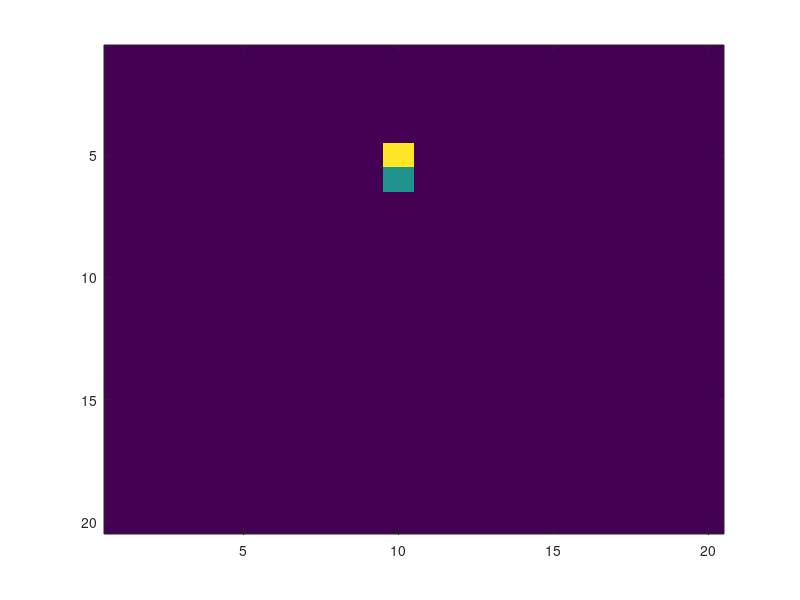

Reproduce this figure in MATLAB. (Note: this script raises an error after producing the figure.)
%snark game;
function snark ()

%Size of the 'playing field'      
max_x = 20;
max_y = 20;
grid = zeros(max_x,max_y);

%Starting position.
x = 5;
y = 10;
grid(x,y) = 1;

length = 1;     %length of snake
positionX = zeros(length);  %array holds all the coordinates
positionY = zeros(length);  %  of the snake's body elements
positionX(1) = x;
positionY(1) = y;

%Position of the food.
x_f = x;
y_f = y;
getNewFood()

justGotFoodFlag = 0;
gameover = 0;

h_fig = figure;

set(h_fig,'menubar','none');
set(h_fig,'CurrentObject',imagesc(grid));
set(h_fig,'KeyPressFcn',@keyPress);
                                                                                                                                                                    
    %Called for any key press.
    function keyPress (~,evt)
        youGottaMove(evt.Key);
        
        while(~gameover)
            pause(0.1);
            youGottaMove(evt.Key);
        end
    end
   
    %Called after a keypress or after timedelay
    function youGottaMove(mov)
        makeMovement(mov);
        
        if ~gameover    
            checkBody();
            if ~gameover
                justGotFoodFlag = 0;

                grid(positionX(1),positionY(1)) = 0;

                if (length~=1)
                    for i = 1:length-1
                        positionX(i) = positionX(i+1);
                        positionY(i) = positionY(i+1);
                    end
                end

                positionX(length) = x;
                positionY(length) = y;

                checkPosEqFood()

                grid(x,y) = 1;
                set(h_fig,'CurrentObject',imagesc(grid));
            end
        end
    end
    
    %Moves the position of the snake in direction of 'mov' (key)
    function makeMovement(mov)
        tmp = 1;
        while tmp
            switch(mov)
                case 'downarrow'
                    if (x==max_x)
                        gameOver();
                        break;
                    end
                    x=x+1;
                case 'uparrow'
                    if (x==1)
                        gameOver();
                        break;
                    end
                    x=x-1;
                case 'rightarrow'
                    if (y==max_y)
                        gameOver();
                        break;
                    end
                    y=y+1;
                case 'leftarrow'
                    if (y==1)
                        gameOver();
                        break;
                    end
                    y=y-1;
            end
        tmp = 0;    
        end
    end

    %Checks if new position is part of snake's body
    function checkBody() 
        if (length~=1)
            for i=1:length-justGotFoodFlag
                if (x==positionX(i))&&(y==positionY(i))
                    gameOver();
                    break;
                end
            end
        end
        
    end

    %Check if you've reached the food
    function checkPosEqFood() 
        if (x==x_f)&&(y==y_f)
            length = length + 1;
            positionX(length) = x;
            positionY(length) = y;
            getNewFood();
            justGotFoodFlag = 1;
        end
    end

    %Create new food element
    function getNewFood()
        flag = 1;
        while (flag)
                x_f = randi(max_x);
                y_f = randi(max_y);
                flag = 0;
                for i = 1:length
                    if (x_f==positionX(i))&&(y_f==positionY(i))
                        flag=1;
                    end
                end
        end
        grid(x_f,y_f) = 0.5;
    end

    function doNothing(~,~)
    end

    %Closes things up.
    function gameOver()
       set(h_fig,'KeyPressFcn',@doNothing);
       grid(:,:) = 0.2;
       set(h_fig,'CurrentObject',imagesc(grid));
       pause(1);
       close (h_fig);
       disp('Game over, you suck!');
       gameover = 1;
    end

end